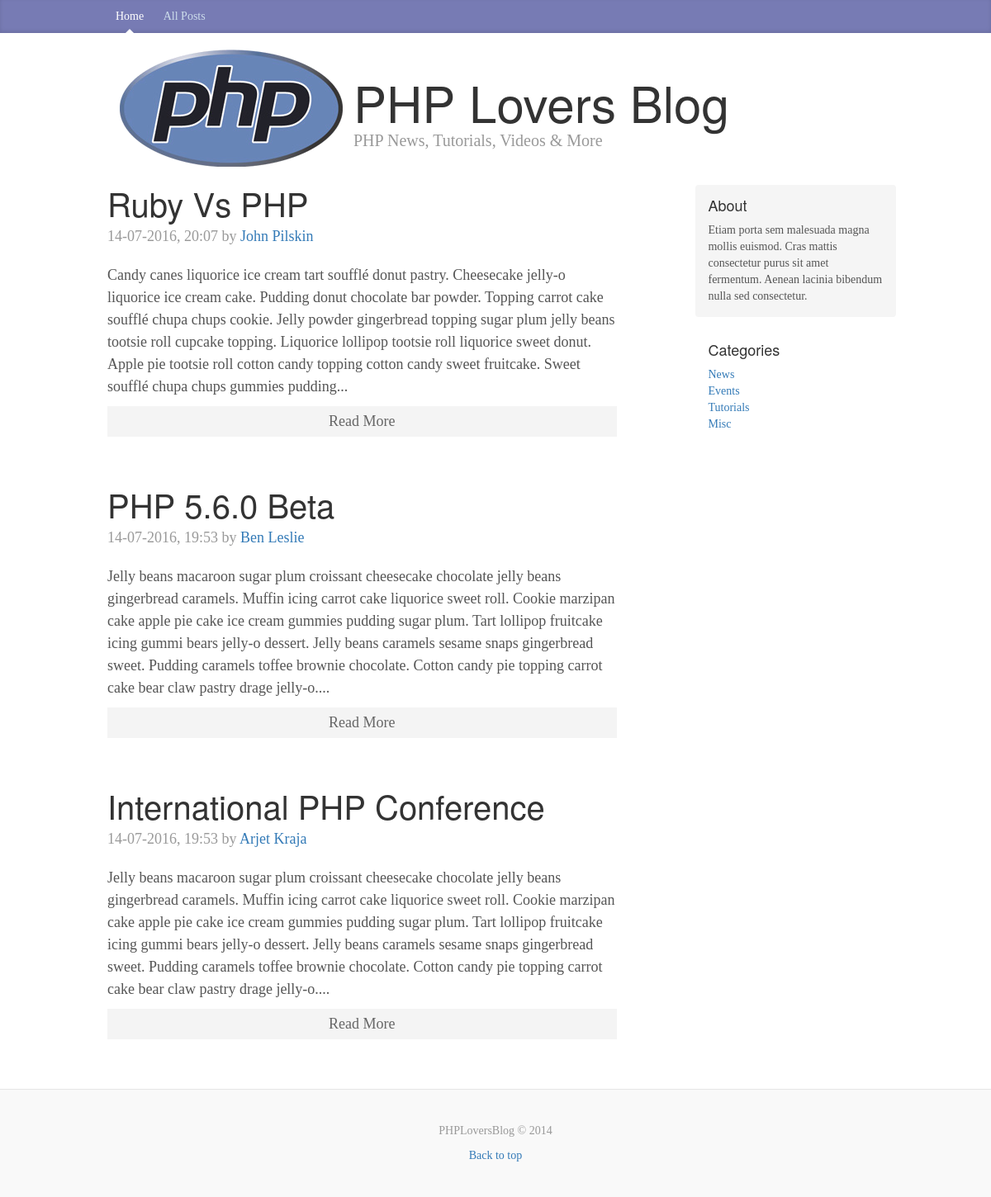
The page / on the database its author committed.
### tables this page shows
CREATE TABLE `posts` (
  `id` int(11) NOT NULL,
  `category` int(11) NOT NULL,
  `title` varchar(255) NOT NULL,
  `body` text NOT NULL,
  `author` varchar(255) NOT NULL,
  `tags` varchar(255) NOT NULL,
  `date` timestamp NOT NULL DEFAULT CURRENT_TIMESTAMP
);

CREATE TABLE `categories` (
  `id` int(11) NOT NULL,
  `name` varchar(255) NOT NULL
);

### libraries/Database.php (called while the page is built, shortened)
<?php
class Database{
	public $host = DB_HOST;
	public $username = DB_USER;
	public $password = DB_PASS;
	public $db_name = DB_NAME;
	public $link;
	private function connect(){
		$this->link = new mysqli($this->host, $this->username, $this->password, $this->db_name);
	}
	public function select($query){
		$result = $this->link->query($query) or die($this->link->error.__LINE__);
		if ($result->num_rows > 0) {
			return $result;
		} else{
			return false;
		}
	}
}

### helpers/format_helper.php (called while the page is built)
<?php
	function formatDate($date){
		return date('j-m-Y, H:i ',strtotime($date));
	}
	function shortenText($text, $chars = 450){
		$text = $text." ";
		$text = substr($text, 0, $chars);
		$text = substr($text, 0, strrpos($text,' '));
		$text = $text."...";
		return $text;
	}

### config/config.php (called while the page is built, shortened)
<?php
$site_description = 'Etiam porta sem malesuada magna mollis euismod. Cras mattis consectetur purus sit amet fermentum. Aenean lacinia bibendum nulla sed consectetur.';

### index.php (the view)
<?php include 'includes/header.php' ; ?>
<?php
	$db = new Database();
	$query = "SELECT * FROM posts ORDER BY id DESC";
	$posts = $db->select($query);
	$query = "SELECT * FROM categories";
	$categories = $db->select($query);
?>
<?php if ($posts) :?>
	<?php while($row = $posts->fetch_assoc()) : ?>
		<div class="blog-post">
			<h2 class="blog-post-title"><?php echo $row['title']; ?></h2>
			<p class="blog-post-meta"><?php echo formatDate($row['date']); ?> by <a href="#"><?php echo $row['author']; ?></a></p>
				<?php echo shortenText($row['body']); ?>
			<a class="readmore" href="post.php?id=<?php echo urlencode($row['id']); ?>">Read More</a>
		</div>
	<?php endwhile; ?>
<?php else : ?>
	<p>There are no posts</p>
<?php endif; ?>
<?php include 'includes/footer.php' ; ?>

### includes/header.php (shortened to what this page needs)
<?php include 'config/config.php' ; ?>
<?php include 'libraries/Database.php' ; ?>
<?php include 'helpers/format_helper.php' ; ?>
<!DOCTYPE html>
<html lang="en">
  <head>
    <link href="css/bootstrap.css" rel="stylesheet">
    <link href="css/custom.css" rel="stylesheet">
  </head>
  <body>
    <div class="blog-masthead">
      <div class="container">
        <nav class="blog-nav">
          <a class="blog-nav-item active" href="index.php">Home</a>
          <a class="blog-nav-item" href="posts.php">All Posts</a>
        </nav>
      </div>
    </div>
    <div class="container">
      <div class="blog-header">
      <div class="logo"><img src="img/logo.png"></div>
        <h1 class="blog-title">PHP Lovers Blog</h1>
        <p class="lead blog-description">PHP News, Tutorials, Videos & More</p>
      </div>
      <div class="row">
        <div class="col-sm-8 blog-main">

### includes/footer.php (shortened to what this page needs)
        </div>
        <div class="col-sm-3 col-sm-offset-1 blog-sidebar">
          <div class="sidebar-module sidebar-module-inset">
            <h4>About</h4>
            <p><?php echo $site_description; ?></p>
          </div>
          <div class="sidebar-module">
            <h4>Categories</h4>
            <?php if($categories) : ?>
            <ol class="list-unstyled">
              <?php while($row = $categories->fetch_assoc()) : ?>
                <li><a href="posts.php?category=<?php echo $row['id']; ?>"><?php echo $row['name']; ?></a></li>
              <?php endwhile; ?>
            </ol>
          <?php else: ?>
            <p>There are not categories yet</p>
          <?php endif; ?>
          </div>
        </div>
      </div>
    </div>
    <footer class="blog-footer">
      <p> PHPLoversBlog &copy; 2014</p>
      <p>
        <a href="#">Back to top</a>
      </p>
    </footer>
  </body>
</html>

### css/custom.css (style rules this page uses)
body { font-family: Georgia, "Times New Roman", Times, serif; color: #555; }
h1, .h1, h2, .h2, h3, .h3, h4, .h4, h5, .h5, h6, .h6 { margin-top: 0; font-family: "Helvetica Neue", Helvetica, Arial, sans-serif; font-weight: normal; color: #333; }
@media (min-width: 1200px) { .container { width: 970px; } }
.blog-masthead { background-color: #777bb4; -webkit-box-shadow: inset 0 -2px 5px rgba(0,0,0,.1); box-shadow: inset 0 -2px 5px rgba(0,0,0,.1); }
.blog-nav-item { position: relative; display: inline-block; padding: 10px; font-weight: 500; color: #cdddeb; }
.blog-nav .active { color: #fff; }
.blog-nav .active:after { position: absolute; bottom: 0; left: 50%; width: 0; height: 0; margin-left: -5px; vertical-align: middle; content: " "; border-right: 5px solid transparent; border-bottom: 5px solid; border-left: 5px solid transparent; }
.blog-header { padding-top: 20px; padding-bottom: 20px; }
.blog-title { margin-top: 30px; margin-bottom: 0; font-size: 60px; font-weight: normal; }
.blog-description { font-size: 20px; color: #999; }
.blog-main { font-size: 18px; line-height: 1.5; }
.sidebar-module { padding: 15px; margin: 0 -15px 15px; }
.sidebar-module-inset { padding: 15px; background-color: #f5f5f5; border-radius: 4px; }
.sidebar-module-inset p:last-child, .sidebar-module-inset ul:last-child, .sidebar-module-inset ol:last-child { margin-bottom: 0; }
.blog-post { margin-bottom: 60px; }
.blog-post-title { margin-bottom: 5px; font-size: 40px; }
.blog-post-meta { margin-bottom: 20px; color: #999; }
.blog-footer { padding: 40px 0; color: #999; text-align: center; background-color: #f9f9f9; border-top: 1px solid #e5e5e5; }
.blog-footer p:last-child { margin-bottom: 0; }
.logo { float: left; }
.readmore { display: block; text-align: center; padding: 5px; background: #f4f4f4; margin-top: 10px; color: #666; }

### rows shown on the page
posts: title "Ruby Vs PHP", date "14-07-2016, 20:07", author "John Pilskin", body "Candy canes liquorice ice cream tart soufflé donut pastry. Cheesecake jelly-o liquorice ice cream cake. Pudding donut chocolate bar powder. Topping carrot cake soufflé chupa chups cookie. Jelly powder gingerbread topping sugar plum jelly beans tootsie roll cupcake topping. Liquorice lollipop tootsie roll liquorice sweet donut. Apple pie tootsie roll cotton candy topping cotton candy sweet fruitcake. Sweet soufflé chupa chups gummies pudding..."
posts: title "PHP 5.6.0 Beta", date "14-07-2016, 19:53", author "Ben Leslie", body "Jelly beans macaroon sugar plum croissant cheesecake chocolate jelly beans gingerbread caramels. Muffin icing carrot cake liquorice sweet roll. Cookie marzipan cake apple pie cake ice cream gummies pudding sugar plum. Tart lollipop fruitcake icing gummi bears jelly-o dessert. Jelly beans caramels sesame snaps gingerbread sweet. Pudding caramels toffee brownie chocolate. Cotton candy pie topping carrot cake bear claw pastry drage jelly-o...."
posts: title "International PHP Conference", date "14-07-2016, 19:53", author "Arjet Kraja", body "Jelly beans macaroon sugar plum croissant cheesecake chocolate jelly beans gingerbread caramels. Muffin icing carrot cake liquorice sweet roll. Cookie marzipan cake apple pie cake ice cream gummies pudding sugar plum. Tart lollipop fruitcake icing gummi bears jelly-o dessert. Jelly beans caramels sesame snaps gingerbread sweet. Pudding caramels toffee brownie chocolate. Cotton candy pie topping carrot cake bear claw pastry drage jelly-o...."
categories: name "News"
categories: name "Events"
categories: name "Tutorials"
categories: name "Misc"

### other values the page prints
$site_description "Etiam porta sem malesuada magna mollis euismod. Cras mattis consectetur purus sit amet fermentum. Aenean lacinia bibendum nulla sed consectetur."
